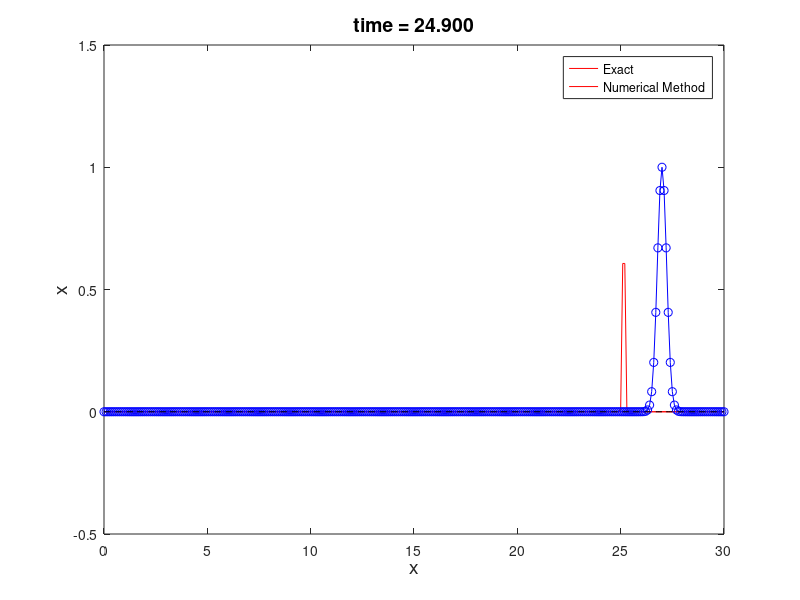

The MATLAB script that drew this image:
% %% MATLAB CODE FOR LAX METHOD
% % PROJECT WORK
% 
clc;

xmin = 0;        %Minimum value of x
xmax = 30;        %Maximum value of x
Tmax= 25;       %Maximum value of t

kappa = 0.1;   %stepsize in t
h = 0.1;        % Stepsize in x

a=1;             % Wave speed

%Space and Time interval
x = xmin:h:xmax;
t = 0:kappa:Tmax;

M = length(x);
N = length(t);

%Courant-Friedrichs-Lewy
c = a*(kappa/h); 
%c = 1; 

% Gaussian Inital condition
u0 = exp(-10*(x-2).^2);
v0 = exp(-10*(x-2).^2);
plot(x,u0,x,v0)
pause

u=u0;
v=v0;
unp1 = u0;
unp2 = v0;

for i =1:N-1
    
    for j =2:M-1
        
         unp1(j) = 1/2*(u(j+1) + u(j-1)) - c/2*(u(j+1) - u(j-1));
         unp2(j) = 1/2*(v(j+1) + v(j-1)) + c/2*(v(j+1) - v(j-1));
         
    end
    
    %update u
    u=unp1;
    v=unp2;
    
    %The Exact solution
    exact1 = exp(-200*(x - 0.25 - a*t(i)).^2);
    exact2 = exp(-200*(x - 0.25 + a*t(i)).^2);
    if rem(i,10)==0
        
    
    %Plot Solution
    plot(x,exact1,'r-',x,exact2,'r-');    hold on;
    plot(x,u,'bo-',x,v,'k--');  hold off;
    axis([xmin xmax -0.5 1.5])
    xlabel('x','fontsize',14)
    ylabel('x','fontsize',14)
    title(sprintf('time = %1.3f',t(i)), 'fontsize',14)
    legend("Exact","Numerical Method")
    shg    %Show current figure
    end
    % pause   

end




% 
% 
% %% MATLAB CODE FOR LAX-WENDROF METHOD
% % PROJECT WORK

% clc;
% 
% xmin = 0;        %Minimum value of x
% xmax = 1;        %Maximum value of x
% Tmax= 0.5;       %Maximum value of t
% 
% kappa = 0.008;   %stepsize in t
% h = 0.01;        % Stepsize in x
% 
% a=1;             % Wave speed
% 
% %Space and Time interval
% x = xmin:h:xmax;
% t = 0:kappa:Tmax;
% 
% M = length(x);
% N = length(t);
% 
% %Courant-Friedrichs-Lewy
% c = a*(h/kappa); 
% %c = 0.95; 
% 
% % Gaussian Inital condition
% u0 = exp(-200*(x-0.25).^2);
% v0 = exp(-200*(x-0.25).^2);
% u=u0;
% v=v0;
% unp1 = u0;
% unp2 = v0;
% 
% for i =1:N-1
%     
%     for j =2:M-1
%         
%          unp1(j) = u(j) - c/2*(u(j+1) - u(j-1)) + c^2/2*(u(j+1) - 2*u(j) + u(j-1));
%          unp2(j) = v(j) - c/2*(v(j+1) - v(j-1)) + c^2/2*(v(j+1) - 2*u(j) + v(j-1));
%          
%     end
%     
%     %update u
%     u=unp1;
%     v=unp2;
%     
%        %The Exact solution
%        exact1 = exp(-200*(x - 0.25 - a*t(i)).^2);
%        exact2 = exp(-200*(x - 0.25 + a*t(i)).^2);
%        if rem(i,10)==0
%     
%     %Plot Solution
%     plot(x,exact1,'r-',x,exact2,'r-');        hold on;
%     plot(x,u,'bo-',x,v,'k--'); hold off;
%     axis([xmin xmax -0.5 1.5])
%     xlabel('x','fontsize',14)
%     ylabel('x','fontsize',14)
%     title(sprintf('time = %1.3f',t(i)), 'fontsize',14)
%     legend("Exact","Numerical Method")
%     shg    %Show current figure
%     
%     % pause   
%        end
%end






% %% MATLAB CODE FOR FTCS METHOD
% % PROJECT WORK
% 
% clc;
% 
% xmin = 0;        %Minimum value of x
% xmax = 1;        %Maximum value of x
% Tmax= 0.5;       %Maximum value of t
% 
% kappa = 0.009;   %stepsize in t
% h = 0.01;        % Stepsize in x
% 
% a=1;             % Wave speed
% 
% %Space and Time interval
% x = xmin:h:xmax;
% t = 0:kappa:Tmax;
% 
% M = length(x);
% N = length(t);
% 
% %Courant-Friedrichs-Lewy
% %c = a*(h/kappa);
% c = a*(h/kappa);
% 
% % Gaussian Inital condition
% u0 = exp(-200*(x-0.25).^2);
% v0 = exp(-200*(x-0.25).^2);
% u=u0;
% v=v0;
% unp1 = u0;
% unp2 = v0;
% 
% for i =1:N-1
%     
%     for j =2:M-1
%         
%          unp1(j) = u(j) - c/2*(u(j+1) - u(j-1));
%          unp2(j) = v(j) + c/2*(v(j+1) - v(j-1));
%          
%     end
%     
%     %update u
%     u=unp1;
%     v=unp2;
%     
%     %The Exact solution
%     exact1 = exp(-200*(x - 0.25 - a*t(i)).^2);
%     exact2 = exp(-200*(x - 0.25 + a*t(i)).^2);
%     
%     %Plot Solution
%     plot(x,exact1,'r-',x,exact2,'r-');        hold on;
%     plot(x,u,'bo-',x,v,'ko-');  hold off;
%     axis([xmin xmax -0.5 1.5])
%     xlabel('x','fontsize',14)
%     ylabel('x','fontsize',14)
%     title(sprintf('time = %1.3f',t(i)), 'fontsize',14)
%     legend("Exact1","Exact2","Numerical Method1","Numerical Method2")
%     shg    %Show current figure
%     
%     % pause   
% 
% end
% 





